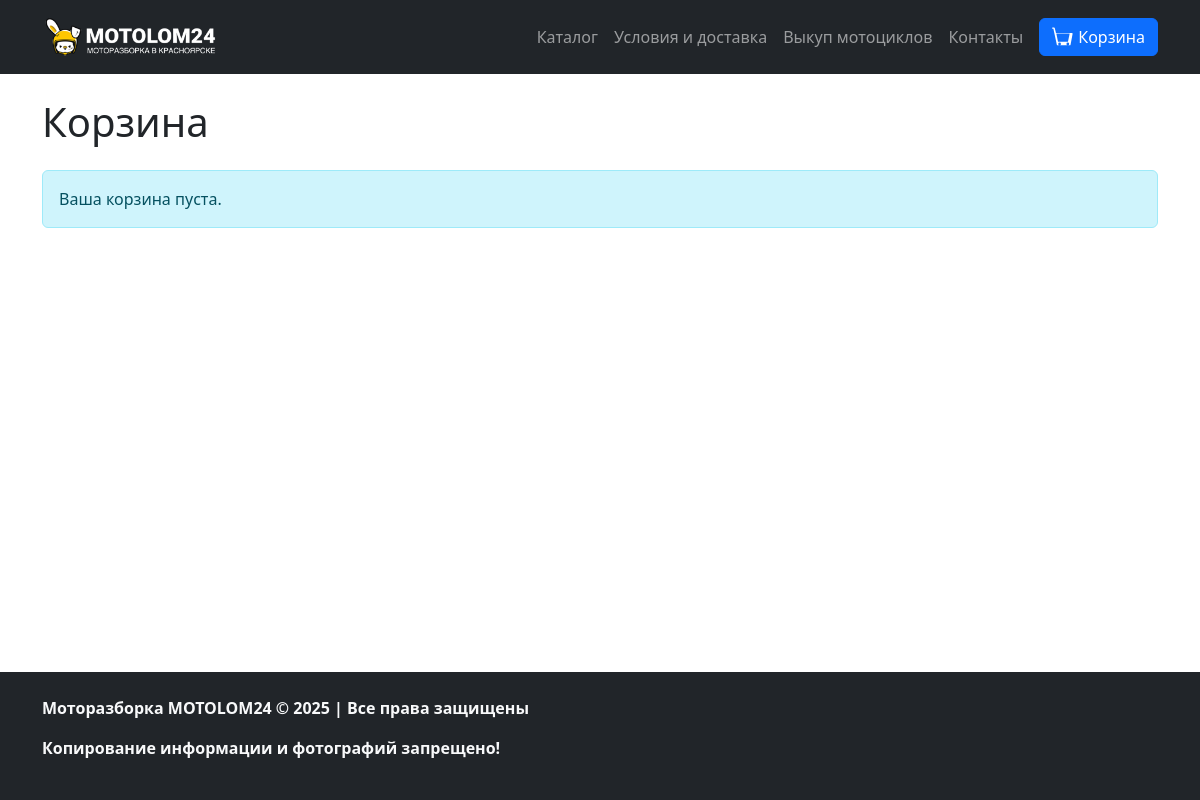
Page /cart/ on the committed database.
### shop/models.py (models this page shows, shortened)
class SiteSettings(models.Model):
    logo = models.ImageField(upload_to='site/', blank=True, null=True, verbose_name='Логотип')
    updated = models.DateTimeField(auto_now=True, verbose_name='Обновлено')
    class Meta:
        verbose_name = 'Настройки сайта'
        verbose_name_plural = 'Настройки сайта'
    @classmethod
    def get_settings(cls):
        settings, created = cls.objects.get_or_create(pk=1)
        return settings

class MenuItem(models.Model):
    title = models.CharField(max_length=100, verbose_name='Название')
    url = models.CharField(max_length=255, verbose_name='Ссылка')
    parent = models.ForeignKey('self', null=True, blank=True, related_name='children', on_delete=models.CASCADE, verbose_name='Родительский пункт')
    order = models.PositiveIntegerField(default=0, verbose_name='Порядок')
    is_active = models.BooleanField(default=True, verbose_name='Активен')
    new_tab = models.BooleanField(default=False, verbose_name='Открывать в новой вкладке')
    class Meta:
        verbose_name = 'Пункт меню'
        verbose_name_plural = 'Пункты меню'
        ordering = ['parent__id', 'order', 'title']

class FooterSettings(models.Model):
    text_block = RichTextField(
        blank=True, verbose_name='Текстовый блок подвала', config_name='bootstrap'
    )
    updated = models.DateTimeField(auto_now=True, verbose_name='Обновлено')
    class Meta:
        verbose_name = 'Настройки подвала'
        verbose_name_plural = 'Настройки подвала'
    @classmethod
    def get_settings(cls):
        settings, created = cls.objects.get_or_create(pk=1)
        return settings

### cart/views.py (the view, shortened to what this page needs)
# urls.py: path('', views.cart_detail, name='cart_detail'),
def cart_detail(request):
    cart = Cart(request)
    return render(request, 'cart/cart_detail.html', {'cart': cart})

### cart/cart.py (called while the page is built)
    def __len__(self):
        return sum(item['quantity'] for item in self.cart.values())

### shop/templatetags/menu_tags.py (called while the page is built)
@register.simple_tag
def get_menu():
    return MenuItem.objects.filter(is_active=True, parent=None).order_by('order', 'title')

### shop/views.py (called while the page is built)
def footer_settings(request):
    return {'footer_settings': FooterSettings.get_settings()}

def site_settings(request):
    return {'site_settings': SiteSettings.get_settings()}

### cart/templates/cart/cart_detail.html (shortened to what this page needs)
{% extends 'shop/base.html' %}
{% block content %}
<div class="container py-4">
  <h1 class="mb-4">Корзина</h1>
  {% if cart|length == 0 %}
    <div class="alert alert-info">Ваша корзина пуста.</div>
  {% endif %}
</div>
{% endblock %}

### shop/templates/shop/base.html (shortened to what this page needs)
<!DOCTYPE html>
<html lang="ru">
<head>
  <link href="https://cdn.jsdelivr.net/npm/bootstrap@5.3.2/dist/css/bootstrap.min.css" rel="stylesheet">
</head>
<body class="d-flex flex-column min-vh-100">
  {% load static %}
  {% load menu_tags %}
  <nav class="navbar navbar-expand-lg navbar-dark bg-dark">
    <div class="container">
      <a class="navbar-brand d-flex align-items-center" href="/">
        {% if site_settings.logo %}
          <img src="{{ site_settings.logo.url }}" alt="Логотип" style="background: transparent; max-height:48px; width:auto; display:inline-block; vertical-align:middle;">
        {% else %}
          motolom24
        {% endif %}
      </a>
      <div class="collapse navbar-collapse" id="navbarNav">
        <ul class="navbar-nav ms-auto">
          {% get_menu as menu_items %}
          {% for item in menu_items %}
            {% if not item.parent %}
              {% with children=item.children.all %}
                {% if children %}
                  <li class="nav-item dropdown">
                    <a class="nav-link dropdown-toggle" href="{{ item.url }}" id="menuDropdown{{ item.id }}" role="button" data-bs-toggle="dropdown" aria-expanded="false" {% if item.new_tab %}target="_blank"{% endif %}>{{ item.title }}</a>
                    <ul class="dropdown-menu" aria-labelledby="menuDropdown{{ item.id }}">
                      {% for child in children %}
                        <li><a class="dropdown-item" href="{{ child.url }}" {% if child.new_tab %}target="_blank"{% endif %}>{{ child.title }}</a></li>
                      {% endfor %}
                    </ul>
                  </li>
                {% else %}
                  <li class="nav-item"><a class="nav-link" href="{{ item.url }}" {% if item.new_tab %}target="_blank"{% endif %}>{{ item.title }}</a></li>
                {% endif %}
              {% endwith %}
            {% endif %}
          {% endfor %}
        </ul>
        <ul class="navbar-nav ms-2">
          <li class="nav-item">
            <a class="btn btn-primary position-relative d-flex align-items-center" href="{% url 'cart_detail' %}">
              <span class="d-none d-lg-inline">Корзина</span>
            </a>
          </li>
        </ul>
      </div>
    </div>
  </nav>
  <div class="flex-grow-1">
    {% block content %}{% endblock %}
  </div>
  {% with footer=footer_settings %}
  <footer class="bg-dark text-light mt-5 py-4">
    <div class="container">
      {% if footer and footer.text_block %}
        <div class="footer-content">{{ footer.text_block|safe }}</div>
      {% else %}
        <div class="footer-content text-center">&copy; motolom24, {{ now|date:'Y' }}</div>
      {% endif %}
    </div>
  </footer>
  {% endwith %}
</body>
</html>

### rows in the picture
SiteSettings: logo (picture)
MenuItem: title "Каталог"
MenuItem: title "Условия и доставка"
MenuItem: title "Выкуп мотоциклов"
MenuItem: title "Контакты"
FooterSettings: text_block "Моторазборка MOTOLOM24 © 2025 | Все права защищены Копирование информации и фотографий запрещено!"
